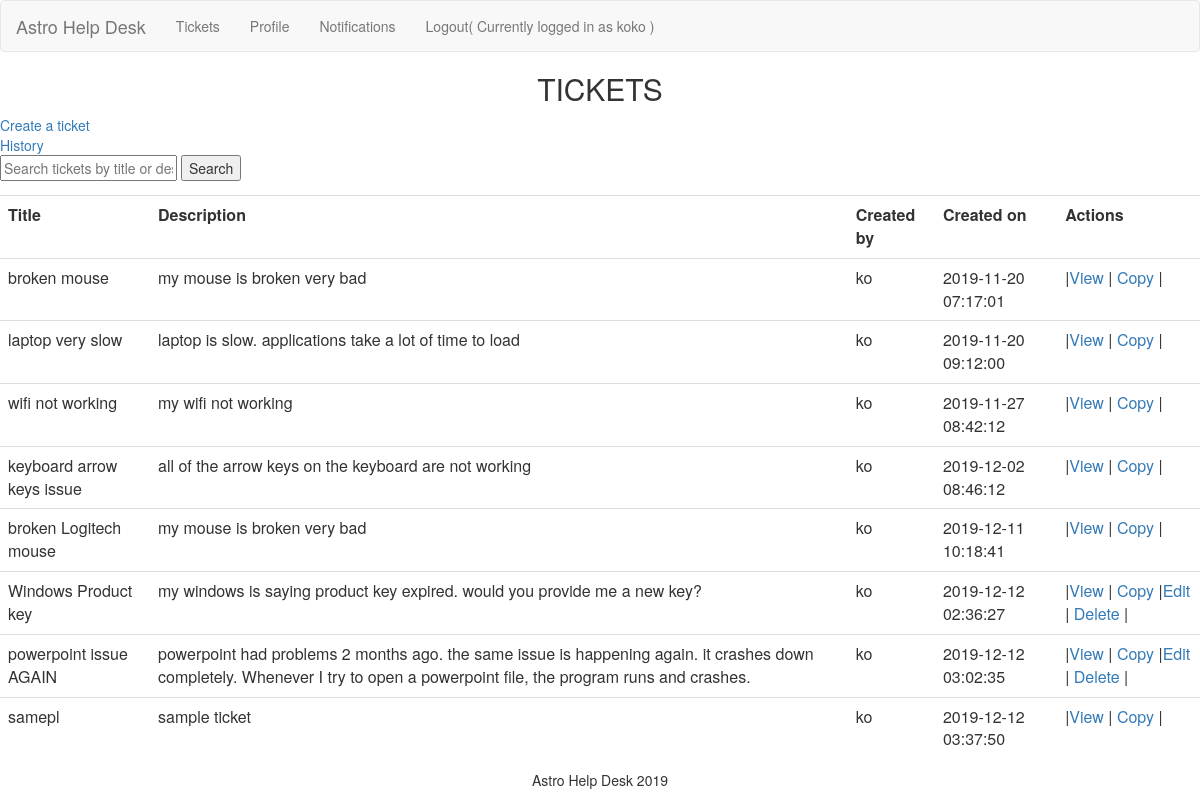
Page /Ticket/index (signed in) on the committed database.
### tables this page shows
CREATE TABLE `ticket` (
  `ticket_id` int(11) NOT NULL,
  `title` varchar(50) NOT NULL,
  `description` varchar(500) NOT NULL,
  `created_by` int(11) NOT NULL,
  `created_on` datetime NOT NULL,
  `ticket_status` varchar(50) NOT NULL,
  `urgency` varchar(50) DEFAULT NULL,
  `priority` varchar(50) DEFAULT NULL,
  `closed_on` datetime DEFAULT NULL,
  `assigned_to` int(11) DEFAULT NULL
);

CREATE TABLE `user` (
  `user_id` int(11) NOT NULL,
  `username` varchar(50) NOT NULL,
  `password` varchar(300) NOT NULL,
  `name` varchar(100) NOT NULL,
  `email` varchar(100) NOT NULL,
  `phone_number` varchar(100) NOT NULL,
  `address` varchar(300) NOT NULL,
  `job_type` varchar(100) NOT NULL,
  `user_type` varchar(50) NOT NULL,
  `status` varchar(50) NOT NULL
);

### app/core/App.php (called while the page is built, shortened)
<?php
class App
{
	protected $method = 'login';
	public function __construct(){
		$url = $this->parseURL();
		unset($url[0]);
		$this->controller = new $this->controller();
		if(isset($url[1])){
			if(method_exists($this->controller, $url[1])){
				$this->method = $url[1];
			}
			unset($url[1]);
		}
		$this->params = $url ? array_values($url) : [];
		call_user_func_array([$this->controller, $this->method], $this->params);
	}
	public function parseUrl(){
		if(isset($_GET['url'])){
			return explode('/', filter_var(rtrim($_GET['url'], '/'), FILTER_SANITIZE_URL));
		}
	}
}
?>

### index.php (called while the page is built, shortened)
<?php
$app = new App();
?>

### app/models/ticket.php (called while the page is built, shortened)
<?php
class Ticket extends Model{
	public function getAllUserTickets($user_id){
        $stmt = self::$_connection->prepare("SELECT * FROM Ticket JOIN User ON Ticket.created_by = User.user_id WHERE created_by = :user_id AND ticket_status = 'open'");
        $stmt->execute(['user_id'=>$user_id]);
    	$stmt->setFetchMode(PDO::FETCH_CLASS, 'Ticket');
		return $stmt->fetchAll();
    }
}
?>

### app/core/Model.php (called while the page is built, shortened)
<?php
class Model{
	public function __construct()
    {
        $server = 'localhost';
        $DBName = 'help_desk';
        $user = 'root';
        $pass = '';
    }
}
?>

### app/views/Ticket/index.php (the view, shortened to what this page needs)
<html>
<head>
	<link rel="stylesheet" type="text/css" href="/css/bootstrap.css" />
</head>
<body>
	<h2 align="center">TICKETS</h2>
<a href="/Ticket/create" class="button">Create a ticket</a><br>
<?php
	 if($_SESSION['user_type'] == 'end user'){
	echo " <a href='/Ticket/previousTickets' class='button'>History</a><br>
	<form action = '/Ticket/searchRespectiveTickets' method='post'>
	 		<input width='500' name='search' type='text' placeholder= 'Search tickets by title or description...'>
	 		<input type='submit' name='action' value='Search'>
		  </form>";
}
?>
<table  class="table .table-striped">
	<tr>
		<th>Title</th>
		<th>Description</th>
		<th>Created by</th>
		<th>Created on</th>
		<th>Actions</th>
	</tr>
<?php
foreach($model['tickets'] as $ticket){
	echo "
			<tr>
				<td>$ticket->title</td>
				<td>$ticket->description</td>
				<td>$ticket->name</td>
				<td>$ticket->created_on</td>
				<td>
				  |<a href='/Ticket_Detail/index/$ticket->ticket_id'>View</a> |
				  ";
				    if($_SESSION['user_type'] == 'end user' &&  $_SESSION['user_id'] == $ticket->created_by){
				    	echo "<a href='/Ticket/copy/$ticket->ticket_id'>Copy </a> |";
				    }
				    if($_SESSION['user_type'] == 'end user' && $_SESSION['user_id'] == $ticket->created_by && empty($ticket->assigned_to)){
				    	echo "<a href='/Ticket/edit/$ticket->ticket_id'>Edit</a> | <a href='/Ticket/delete/$ticket->ticket_id'>Delete</a> |";
				    }
}
?>
</table>
</body>
</html>

### rows in the picture
ticket: title "broken mouse", description "my mouse is broken very bad", created_by.name "ko", created_on "2019-11-20 07:17:01"
ticket: title "laptop very slow", description "laptop is slow. applications take a lot of time to load", created_by.name "ko", created_on "2019-11-20 09:12:00"
ticket: title "wifi not working", description "my wifi not working", created_by.name "ko", created_on "2019-11-27 08:42:12"
ticket: title "keyboard arrow keys issue", description "all of the arrow keys on the keyboard are not working", created_by.name "ko", created_on "2019-12-02 08:46:12"
ticket: title "broken Logitech mouse", description "my mouse is broken very bad", created_by.name "ko", created_on "2019-12-11 10:18:41"
ticket: title "Windows Product key", description "my windows is saying product key expired. would you provide me a new key?", created_by.name "ko", created_on "2019-12-12 02:36:27"
ticket: title "powerpoint issue AGAIN", description "powerpoint had problems 2 months ago. the same issue is happening again. it crashes down completely. Whenever I try to open a powerpoint file, the program runs and crashes.", created_by.name "ko", created_on "2019-12-12 03:02:35"
ticket: title "samepl", description "sample ticket", created_by.name "ko", created_on "2019-12-12 03:37:50"

### other values in the picture
$_SESSION[username] "koko"
